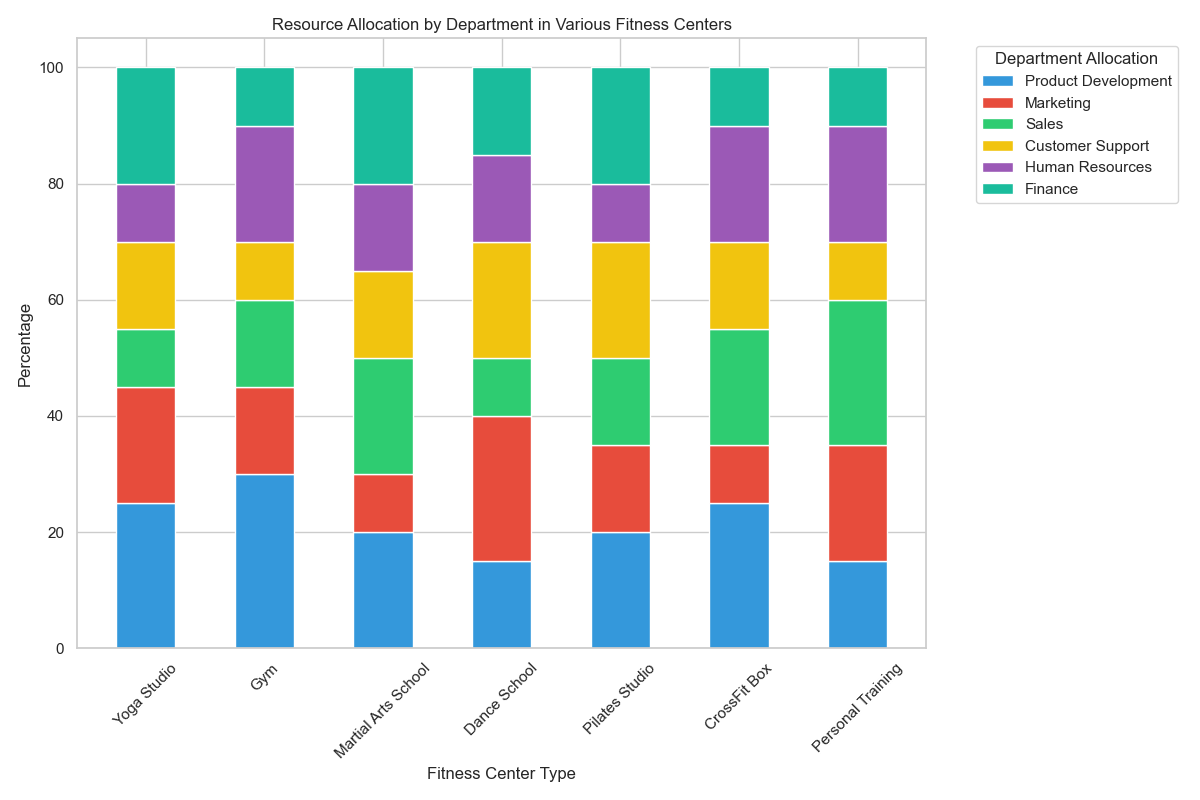

Write Python code to recreate this figure.

import matplotlib.pyplot as plt
import pandas as pd
import seaborn as sns

data = [
    {'Destination': 'Yoga Studio', 'Product Development': '25%', 'Marketing': '20%', 'Sales': '10%', 'Customer Support': '15%', 'Human Resources': '10%', 'Finance': '20%'},
    {'Destination': 'Gym', 'Product Development': '30%', 'Marketing': '15%', 'Sales': '15%', 'Customer Support': '10%', 'Human Resources': '20%', 'Finance': '10%'},
    {'Destination': 'Martial Arts School', 'Product Development': '20%', 'Marketing': '10%', 'Sales': '20%', 'Customer Support': '15%', 'Human Resources': '15%', 'Finance': '20%'},
    {'Destination': 'Dance School', 'Product Development': '15%', 'Marketing': '25%', 'Sales': '10%', 'Customer Support': '20%', 'Human Resources': '15%', 'Finance': '15%'},
    {'Destination': 'Pilates Studio', 'Product Development': '20%', 'Marketing': '15%', 'Sales': '15%', 'Customer Support': '20%', 'Human Resources': '10%', 'Finance': '20%'},
    {'Destination': 'CrossFit Box', 'Product Development': '25%', 'Marketing': '10%', 'Sales': '20%', 'Customer Support': '15%', 'Human Resources': '20%', 'Finance': '10%'},
    {'Destination': 'Personal Training', 'Product Development': '15%', 'Marketing': '20%', 'Sales': '25%', 'Customer Support': '10%', 'Human Resources': '20%', 'Finance': '10%'}
]

df = pd.DataFrame(data)
df = df.set_index('Destination')
df = df.applymap(lambda x: int(x.replace('%', '')))

cumulative_sum = df.cumsum(axis=1)

colors = ['#3498DB', '#E74C3C', '#2ECC71', '#F1C40F', '#9B59B6', '#1ABC9C']

fig, ax = plt.subplots(figsize=(12, 8))

bottom = None

for column, color in zip(df.columns, colors):
    ax.bar(df.index, df[column], bottom=bottom, label=column, color=color, width=0.5)
    bottom = cumulative_sum[column]

ax.legend(title='Department Allocation', bbox_to_anchor=(1.05, 1), loc='upper left')

ax.set_ylabel('Percentage')
ax.set_xlabel('Fitness Center Type')
ax.set_title('Resource Allocation by Department in Various Fitness Centers')

plt.xticks(rotation=45)
plt.tight_layout()
plt.show()
